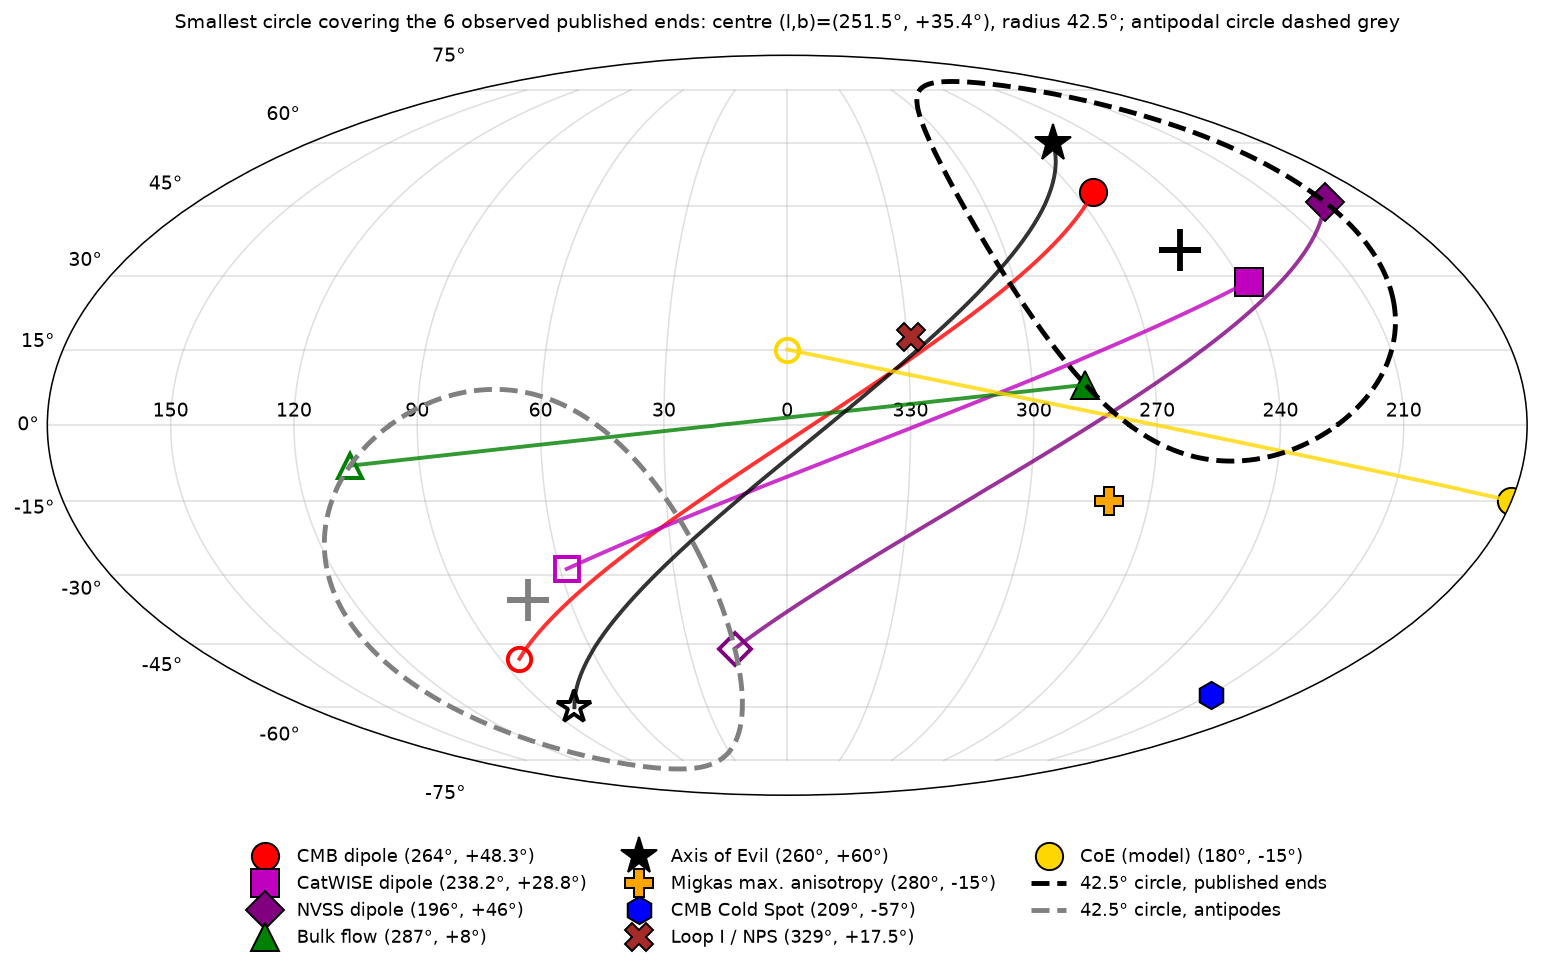

The Python source for this figure:
# Mean direction of the published dipole ends (6 observed pairs, CoE model excluded), smallest covering circle, and the antipodal circle; drawn on the Mollweide.
import os,json,numpy as np,matplotlib;matplotlib.use('Agg');import matplotlib.pyplot as plt
H=os.path.dirname(os.path.abspath(__file__))
src=open(H+'/dipoles_sky_map_lines.py').read();exec(src.split('def xy')[0].split('\n',3)[3])  # P
def v(l,b):l,b=np.radians(l),np.radians(b);return np.array([np.cos(b)*np.cos(l),np.cos(b)*np.sin(l),np.sin(b)])
def lb(u):u=u/np.linalg.norm(u);return np.degrees(np.arctan2(u[1],u[0]))%360,np.degrees(np.arcsin(u[2]))
ang=lambda a,b:np.degrees(np.arccos(np.clip(a@b,-1,1)))
obs=[p for p in P if p[5] and 'CoE' not in p[0]]
V=np.array([v(p[1],p[2]) for p in obs])
m=V.mean(0);m/=np.linalg.norm(m)
# minimal enclosing circle on sphere: refine centre by minimising max angle
best=m;rb=max(ang(m,x) for x in V)
for it in range(20000):
  c=best+np.random.default_rng(it).normal(0,.03,3);c/=np.linalg.norm(c);r=max(ang(c,x) for x in V)
  if r<rb:best,rb=c,r
lm,bm=lb(m);lc,bc=lb(best)
rmean=max(ang(m,x) for x in V)
coe=v(180,-15)
res=dict(members=[p[0] for p in obs],mean_dir=[round(lm,1),round(bm,1)],mean_dir_cover_radius=round(rmean,1),
 min_circle_centre=[round(lc,1),round(bc,1)],min_circle_radius=round(rb,1),antipode_centre=[round((lc+180)%360,1),round(-bc,1)],
 seps_from_centre={p[0]:round(ang(best,x),1) for p,x in zip(obs,V)},CoE_sep_from_centre=round(ang(best,coe),1),AoE_sep=round(ang(best,v(260,60)),1))
json.dump(res,open(H+'/dipole_cluster_circle.json','w'),indent=1);print(json.dumps(res,indent=1))
def xy(l,b):return -np.radians(((np.asarray(l)+180)%360)-180),np.radians(b)
def circ(c,r):
  c=c/np.linalg.norm(c);a=np.cross(c,[0,0,1.]);a/=np.linalg.norm(a);b2=np.cross(c,a);t=np.linspace(0,2*np.pi,721)
  pts=np.cos(np.radians(r))*c[:,None]+np.sin(np.radians(r))*(np.outer(a,np.cos(t))+np.outer(b2,np.sin(t)))
  L=np.degrees(np.arctan2(pts[1],pts[0]))%360;B=np.degrees(np.arcsin(pts[2]));return xy(L,B)
fig=plt.figure(figsize=(12,6.6));ax=fig.add_subplot(111,projection='mollweide');ax.grid(alpha=.4)
for n,l,b,c,mk,anti in P:
  x,y=xy(l,b);ax.plot(x,y,mk,color=c,mec='k',ms=14 if mk!='*' else 20,label=f'{n} ({l:g}°, {b:+g}°)')
  if anti:x2,y2=xy(l+180,-b);ax.plot([x,x2],[y,y2],'-',color=c,lw=2,alpha=.8);ax.plot(x2,y2,mk,mfc='none',mec=c,mew=2,ms=12 if mk!='*' else 18)
for cc,col,lab in [(best,'k','published ends'),(-best,'gray','antipodes')]:
  X,Y=circ(cc,rb);br=np.where(np.abs(np.diff(X))>np.pi)[0]+1
  for i,(xs,ys) in enumerate(zip(np.split(X,br),np.split(Y,br))):ax.plot(xs,ys,'--',color=col,lw=2.5,label=f'{rb:.1f}° circle, {lab}' if i==0 else None)
  ax.plot(*xy(*lb(cc)),'+',color=col,ms=22,mew=3)
ax.set_xticks(np.radians([-150,-120,-90,-60,-30,0,30,60,90,120,150]));ax.set_xticklabels(['150','120','90','60','30','0','330','300','270','240','210'])
ax.legend(loc='upper center',bbox_to_anchor=(.5,-.05),ncol=3,fontsize=9,frameon=False)
ax.set_title(f'Smallest circle covering the 6 observed published ends: centre (l,b)=({lc:.1f}°, {bc:+.1f}°), radius {rb:.1f}°; antipodal circle dashed grey',fontsize=10,pad=14)
fig.tight_layout();fig.savefig(H+'/dipole_cluster_circle.png',dpi=140,facecolor='white',bbox_inches='tight')
